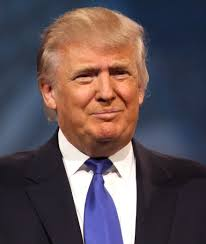
#> input picture donald/image_004.jpeg, 206 x 244 px; its folder holds only this picture in this run
$ jupyter execute image_color_analysis.ipynb
#> lines starting #> are read from the running program, lines starting #| are printed output that depends on the picture
Create image collage from images

[cell 1]
from PIL import Image
import os
import time

folder = 'donald'

startTime = time.time()

# load images from the folder
images = []
for image_name in os.listdir(folder):
    images.append(Image.open(folder + '/' + image_name))

# calculate the total height and the max width of the collage
total_height = sum(img.size[1] for img in images)
#> total_height = 244
max_width = max(img.size[0] for img in images)
#> max_width = 206

# create a collage with alpha channel
# every image will be placed below the previous one
collage = Image.new('RGBA', (max_width, total_height))
#> collage: PIL image 206x244 RGBA; every value is 0
y = 0
for img in images:
    collage.paste(img, (0, y))
    y += img.size[1]
#> this loop made 1 pass
#> y on pass 1: 244
#> after the loop, y = 244

endTime = time.time()

print ('creating collage time: ', endTime - startTime)
print ('total_height: ', total_height)
#| total_height:  244
print ('max_width: ', max_width)
#| max_width:  206

# print the collage
collage.show()

Fit KMeans model

[cell 2]
from sklearn.cluster import KMeans
import numpy as np

startTime = time.time()

# conevrt the collage to a color array (total_height X max_width X 4)
collage_array = np.array(collage)

# reshape the array
collage_array = collage_array.reshape((collage_array.shape[0] * collage_array.shape[1], 4))

# remove all transparent colors
collage_array = collage_array[~np.all(collage_array == 0, axis=1)]

# fit k-means model with 5 clusters
kmeans_model = KMeans(n_clusters=5)
kmeans_model.fit(collage_array)

endTime = time.time()
print ('fitting model time:', endTime - startTime)

Create colors bar

[cell 3]
from PIL import ImageDraw

# create a histogram of the number of clusters
numLabels = np.arange(0, len(np.unique(kmeans_model.labels_)) + 1)
(hist, _) = np.histogram(kmeans_model.labels_, bins = numLabels)

# normalize the histogram, such that it sums to one
hist = hist.astype("float")
hist /= hist.sum()

startX = 0

# create a bar image that displays the most used colors
im = Image.new('RGB', (300, 300), (0, 0, 0))
#> im: PIL image 300x300 RGB; every value is 0
dr = ImageDraw.Draw(im)

for (percent, color) in sorted(zip(hist, kmeans_model.cluster_centers_), key=lambda t: t[0], reverse=True):
    endX = startX + (float(percent) * 300)
    dr.rectangle([int(startX), 0, int(endX), 300], fill=tuple(map(int, color)))
    startX = endX

# print the histogram
im.show()
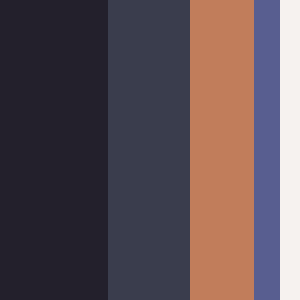
#> shown: PIL image 300x300 RGB; mean R, G, B 93.7, 79.1, 84.7


$ run again, on donald/image_008.jpeg
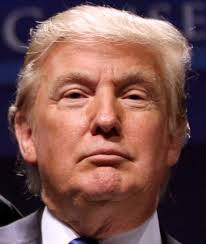
#> input picture donald/image_008.jpeg, 206 x 244 px
#> total_height = 244
#> max_width = 206
#> the loop `for img in images:` made 1 pass
#> y on pass 1: 244
#> after the loop `for img in images:`: y = 244
#| total_height:  244
#| max_width:  206
#> im: PIL image 300x300 RGB; every value is 0
#> `im.show()`:
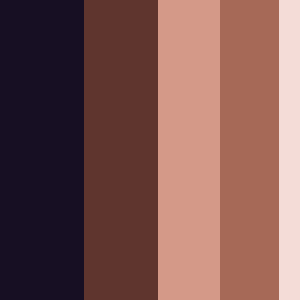
#> shown: PIL image 300x300 RGB; mean R, G, B 123.4, 84.9, 81.4

$ run again, on donald/image_014.jpeg
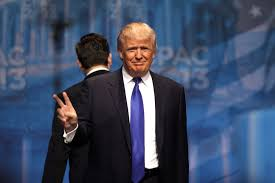
#> input picture donald/image_014.jpeg, 275 x 183 px
#> total_height = 183
#> max_width = 275
#> the loop `for img in images:` made 1 pass
#> y on pass 1: 183
#> after the loop `for img in images:`: y = 183
#| total_height:  183
#| max_width:  275
#> im: PIL image 300x300 RGB; every value is 0
#> `im.show()`:
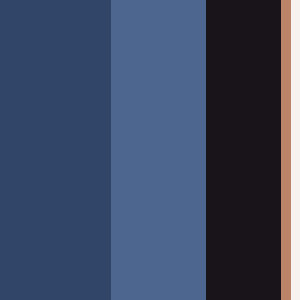
#> shown: PIL image 300x300 RGB; mean R, G, B 61.8, 74.5, 100.3

$ run again, on donald/image_015.jpeg
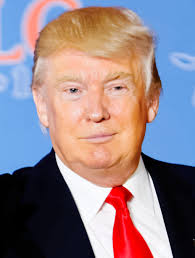
#> input picture donald/image_015.jpeg, 195 x 258 px
#> total_height = 258
#> max_width = 195
#> the loop `for img in images:` made 1 pass
#> y on pass 1: 258
#> after the loop `for img in images:`: y = 258
#| total_height:  258
#| max_width:  195
#> im: PIL image 300x300 RGB; every value is 0
#> `im.show()`:
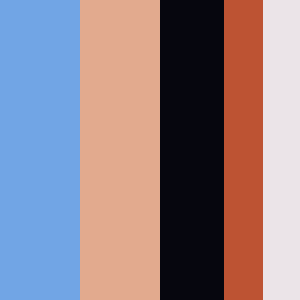
#> shown: PIL image 300x300 RGB; mean R, G, B 145.2, 129.5, 137.2

$ run again, on donald/image_005.jpeg
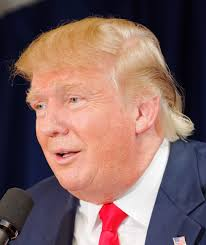
#> input picture donald/image_005.jpeg, 206 x 245 px
#> total_height = 245
#> max_width = 206
#> the loop `for img in images:` made 1 pass
#> y on pass 1: 245
#> after the loop `for img in images:`: y = 245
#| total_height:  245
#| max_width:  206
#> im: PIL image 300x300 RGB; every value is 0
#> `im.show()`:
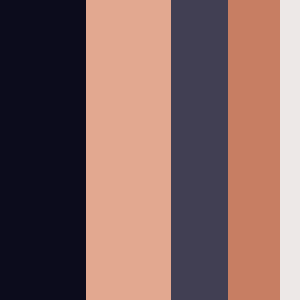
#> shown: PIL image 300x300 RGB; mean R, G, B 130.1, 100.3, 97.2
